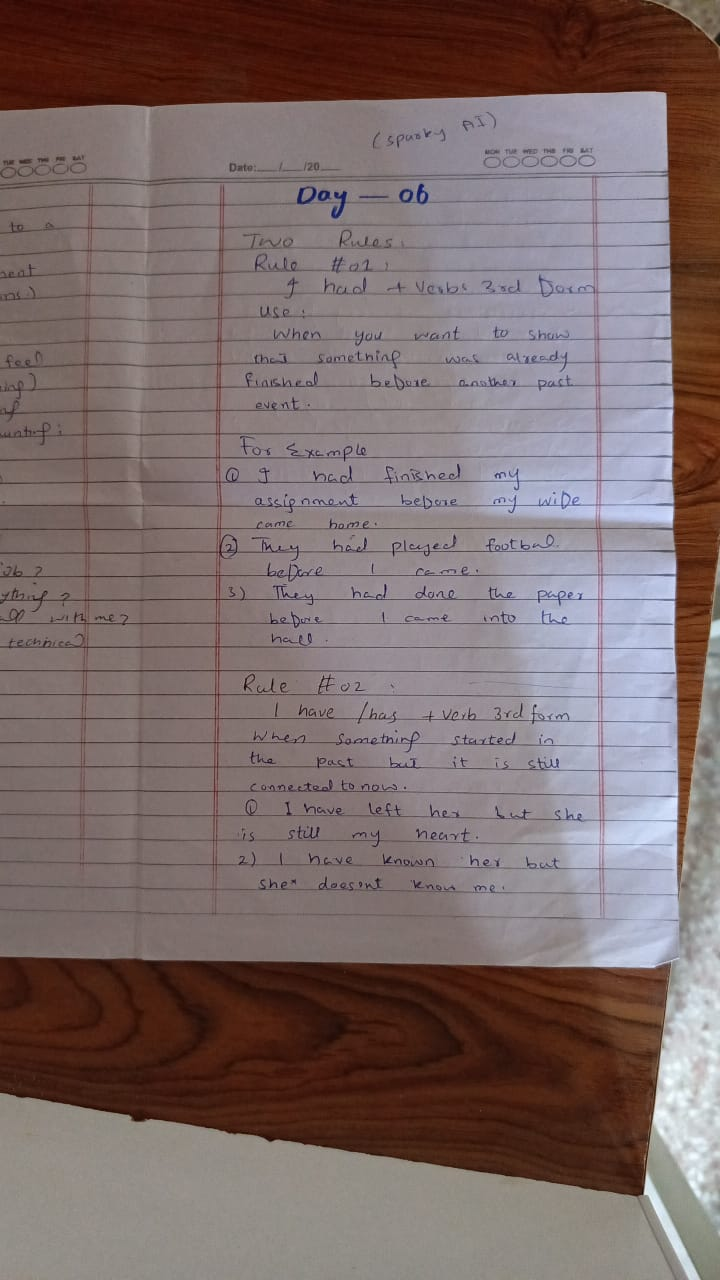
#> input picture Documents-Scanner/dataset/input_images/mydoc1.jpg, 720 x 1280 px; its folder holds only this picture in this run
$ python -i preprocessing.py   (imports and definitions only)
#> lines starting #> are read from the running program, lines starting #| are printed output that depends on the picture; after the words box and inside, x2 and y2 are one past the last pixel; in counts of white or black regions, pixels touching at a corner belong together
"""
preprocessing.py
=================

Image preprocessing utilities for the Professional AI Document Scanner.

This module is responsible for every operation that happens on the raw
input image *before* edge detection and contour analysis take place. It
covers image I/O, validation, geometric normalization (resizing), color
space conversion, denoising, thresholding, morphology and brightness /
contrast correction.

All functions are pure, stateless and side-effect free (they never mutate
the array passed in -- they always return a new array), which makes this
module safe to reuse across different pipelines (scanning, batch
processing, testing, etc).

Author: Senior Computer Vision Engineering Team
"""

from __future__ import annotations

import os
from dataclasses import dataclass
from typing import Optional, Tuple

import cv2
import numpy as np


# --------------------------------------------------------------------------- #
# Exceptions
# --------------------------------------------------------------------------- #

class ImageValidationError(Exception):
    """Raised when an input image fails validation checks."""


class ImageReadError(Exception):
    """Raised when an image cannot be read from disk."""


# --------------------------------------------------------------------------- #
# Data containers
# --------------------------------------------------------------------------- #

@dataclass(frozen=True)
class PreprocessResult:
    """
    Container holding the outputs of the preprocessing pipeline.

    Attributes:
        gray: Single-channel grayscale version of the resized image.
        blur: Denoised / blurred single-channel image used for edge
            detection.
        threshold: Binary thresholded image (document vs background).
        resized: The resized BGR image that all the above were derived
            from.
        resize_ratio: Ratio (original_height / resized_height) needed to
            scale detected coordinates back to the original image size.
    """

    gray: np.ndarray
    blur: np.ndarray
    threshold: np.ndarray
    resized: np.ndarray
    resize_ratio: float


# --------------------------------------------------------------------------- #
# Supported file extensions
# --------------------------------------------------------------------------- #

VALID_EXTENSIONS: Tuple[str, ...] = (
    ".jpg",
    ".jpeg",
    ".png",
    ".bmp",
    ".tiff",
    ".tif",
    ".webp",
)

MIN_IMAGE_DIMENSION: int = 50  # pixels, below this the image is unusable


# --------------------------------------------------------------------------- #
# Image I/O and validation
# --------------------------------------------------------------------------- #

# [30 lines left out: function validate_image_path, not called in this run]


def validate_image_array(image: Optional[np.ndarray]) -> None:
    """
    Validate that an in-memory image array is well formed and usable.

    Args:
        image: The image array to validate.

    Raises:
        ImageValidationError: If the image is None, empty, corrupted, or
            too small to be processed.
    """
    if image is None:
        raise ImageValidationError("Image is None. It may be corrupted or unreadable.")

    if not isinstance(image, np.ndarray):
        raise ImageValidationError("Image is not a valid NumPy array.")

    if image.size == 0:
        raise ImageValidationError("Image array is empty.")

    if image.ndim not in (2, 3):
        raise ImageValidationError(f"Unexpected image dimensionality: {image.ndim}.")

    height, width = image.shape[:2]
    if height < MIN_IMAGE_DIMENSION or width < MIN_IMAGE_DIMENSION:
        raise ImageValidationError(
            f"Image is too small ({width}x{height}). "
            f"Minimum required dimension is {MIN_IMAGE_DIMENSION}px."
        )


# [27 lines left out: function read_image, not called in this run]


# --------------------------------------------------------------------------- #
# Geometric normalization
# --------------------------------------------------------------------------- #

def resize_image(
    image: np.ndarray,
    target_height: int = 800,
) -> Tuple[np.ndarray, float]:
    """
    Resize an image so its height matches ``target_height`` while
    preserving aspect ratio. Working on a smaller, normalized image
    dramatically speeds up contour detection and makes the algorithm's
    behavior consistent across wildly different input resolutions.

    Args:
        image: Source BGR or grayscale image.
        target_height: Desired height in pixels after resizing.

    Returns:
        A tuple of (resized_image, ratio) where ``ratio`` is the factor
        needed to scale coordinates found in the resized image back to
        the original image's coordinate space (original / resized).

    Raises:
        ImageValidationError: If the image is invalid.
    """
    validate_image_array(image)

    original_height = image.shape[0]
    ratio = original_height / float(target_height)

    if ratio <= 0:
        ratio = 1.0

    new_width = int(image.shape[1] / ratio)
    new_height = target_height

    interpolation = cv2.INTER_AREA if ratio > 1 else cv2.INTER_CUBIC
    resized = cv2.resize(image, (new_width, new_height), interpolation=interpolation)

    return resized, ratio


# [16 lines left out: function resize_to_width, not called in this run]


# --------------------------------------------------------------------------- #
# Color space conversions
# --------------------------------------------------------------------------- #

def to_grayscale(image: np.ndarray) -> np.ndarray:
    """
    Convert a BGR image to single-channel grayscale. If the image is
    already grayscale, it is returned unchanged (copied).

    Args:
        image: BGR or grayscale image.

    Returns:
        Single-channel grayscale image.
    """
    validate_image_array(image)

    if image.ndim == 2:
        return image.copy()

    return cv2.cvtColor(image, cv2.COLOR_BGR2GRAY)


# --------------------------------------------------------------------------- #
# Blurring / denoising
# --------------------------------------------------------------------------- #

# [41 lines left out: functions apply_gaussian_blur, apply_median_blur, not called in this run]


def apply_bilateral_filter(
    image: np.ndarray,
    diameter: int = 9,
    sigma_color: float = 75,
    sigma_space: float = 75,
) -> np.ndarray:
    """
    Apply a bilateral filter, which smooths flat regions while keeping
    edges crisp. This is the preferred denoising step before edge
    detection because it does not blur document boundaries.

    Args:
        image: Input image.
        diameter: Diameter of each pixel neighborhood.
        sigma_color: Filter sigma in the color space.
        sigma_space: Filter sigma in the coordinate space.

    Returns:
        Filtered image.
    """
    validate_image_array(image)
    return cv2.bilateralFilter(image, diameter, sigma_color, sigma_space)


# [65 lines left out: functions reduce_noise, _ensure_odd_kernel, apply_adaptive_threshold, not called in this run]


def apply_otsu_threshold(image: np.ndarray) -> np.ndarray:
    """
    Apply Otsu's automatic global thresholding. Otsu determines the
    optimal threshold value that best separates foreground (document)
    from background based on the image histogram.

    Args:
        image: Single-channel grayscale image.

    Returns:
        Binary thresholded image.
    """
    validate_image_array(image)
    gray = to_grayscale(image)
    blurred = cv2.GaussianBlur(gray, (5, 5), 0)
    _, thresh = cv2.threshold(blurred, 0, 255, cv2.THRESH_BINARY + cv2.THRESH_OTSU)
    return thresh


# --------------------------------------------------------------------------- #
# Morphological operations
# --------------------------------------------------------------------------- #

# [21 lines left out: function morphological_opening, not called in this run]


def morphological_closing(
    image: np.ndarray,
    kernel_size: Tuple[int, int] = (5, 5),
    iterations: int = 1,
) -> np.ndarray:
    """
    Apply morphological closing (dilation followed by erosion) to seal
    small gaps in document edges caused by noise, shadows, or partial
    occlusion -- this helps produce a single continuous contour.

    Args:
        image: Input binary or grayscale image.
        kernel_size: Structuring element size.
        iterations: Number of times the operation is applied.

    Returns:
        Processed image.
    """
    validate_image_array(image)
    kernel = cv2.getStructuringElement(cv2.MORPH_RECT, kernel_size)
    return cv2.morphologyEx(image, cv2.MORPH_CLOSE, kernel, iterations=iterations)


# --------------------------------------------------------------------------- #
# Brightness / contrast normalization
# --------------------------------------------------------------------------- #

# [15 lines left out: function normalize_image, not called in this run]


def normalize_brightness(image: np.ndarray, target_mean: float = 128.0) -> np.ndarray:
    """
    Shift image brightness so that its mean intensity approaches
    ``target_mean``. Useful for correcting consistently dark or bright
    captures before thresholding.

    Args:
        image: Input grayscale or BGR image.
        target_mean: Desired mean pixel intensity (0-255).

    Returns:
        Brightness-corrected image, same dtype as input.
    """
    validate_image_array(image)

    gray_for_mean = to_grayscale(image)
    current_mean = float(np.mean(gray_for_mean))

    if current_mean <= 1e-6:
        return image.copy()

    shift = target_mean - current_mean
    corrected = image.astype(np.float32) + shift
    corrected = np.clip(corrected, 0, 255).astype(np.uint8)
    return corrected


def improve_contrast(image: np.ndarray, clip_limit: float = 2.0, tile_grid_size: Tuple[int, int] = (8, 8)) -> np.ndarray:
    """
    Improve local contrast using CLAHE (Contrast Limited Adaptive
    Histogram Equalization). This enhances text and edge visibility in
    documents with faded print or uneven lighting without amplifying
    noise as much as global histogram equalization would.

    Args:
        image: Input grayscale or BGR image.
        clip_limit: Threshold for contrast limiting.
        tile_grid_size: Size of the grid for the histogram equalization.

    Returns:
        Contrast-enhanced image. If input was BGR, output remains BGR.
    """
    validate_image_array(image)
    clahe = cv2.createCLAHE(clipLimit=clip_limit, tileGridSize=tile_grid_size)

    if image.ndim == 2:
        return clahe.apply(image)

    lab = cv2.cvtColor(image, cv2.COLOR_BGR2LAB)
    l_channel, a_channel, b_channel = cv2.split(lab)
    l_channel = clahe.apply(l_channel)
    merged = cv2.merge((l_channel, a_channel, b_channel))
    return cv2.cvtColor(merged, cv2.COLOR_LAB2BGR)


# --------------------------------------------------------------------------- #
# High-level pipeline
# --------------------------------------------------------------------------- #

def preprocess_image(
    image: np.ndarray,
    target_height: int = 800,
    use_bilateral: bool = True,
) -> PreprocessResult:
    """
    Run the full preprocessing pipeline used by the scanner before edge
    detection: resize -> grayscale -> denoise -> edge-ready threshold.

    Args:
        image: Raw BGR input image (already read from disk).
        target_height: Height to normalize the image to before
            processing, for speed and consistency.
        use_bilateral: If True, use an edge-preserving bilateral filter
            for denoising; otherwise fall back to Gaussian blur.

    Returns:
        A :class:`PreprocessResult` bundling every intermediate image
        needed downstream, plus the resize ratio for coordinate mapping.

    Raises:
        ImageValidationError: If the input image is invalid.
    """
    validate_image_array(image)

    resized, ratio = resize_image(image, target_height=target_height)

    gray = to_grayscale(resized)
    gray = normalize_brightness(gray)
    gray = improve_contrast(gray, clip_limit=2.0)

    if use_bilateral:
        blurred = apply_bilateral_filter(gray, diameter=9, sigma_color=75, sigma_space=75)
    else:
        blurred = apply_gaussian_blur(gray, kernel_size=(5, 5))

    threshold = apply_otsu_threshold(blurred)
    threshold = morphological_closing(threshold, kernel_size=(5, 5), iterations=1)

    return PreprocessResult(
        gray=gray,
        blur=blurred,
        threshold=threshold,
        resized=resized,
        resize_ratio=ratio,
    )

>>> import cv2
>>> picture = cv2.imread('../dataset/input_images/mydoc1.jpg')
#> picture is the input picture: shape (1280, 720, 3); mean B, G, R 107.2, 108.1, 124.6
>>> result = preprocess_image(picture)
#> in preprocess_image, `resized, ratio = resize_image(image, target_height=target_height)`: ratio = 1.6
#> in to_grayscale, `return cv2.cvtColor(image, cv2.COLOR_BGR2GRAY)`:
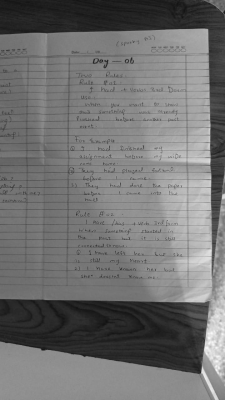
#> returned value: shape (800, 450) (shown at 1/2 size); min 17, max 252, mean 112.9
#> in normalize_brightness, `current_mean = float(np.mean(gray_for_mean))`: current_mean = 112.9
#> in normalize_brightness, `shift = target_mean - current_mean`: shift = 15.07
#> in improve_contrast, `return clahe.apply(image)`:
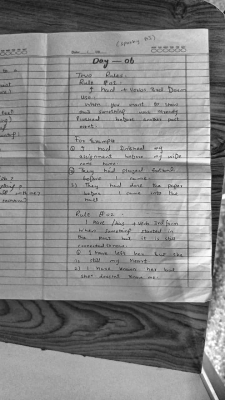
#> returned value: shape (800, 450) (shown at 1/2 size); min 15, max 255, mean 134.2
#> in apply_otsu_threshold, `blurred = cv2.GaussianBlur(gray, (5, 5), 0)`:
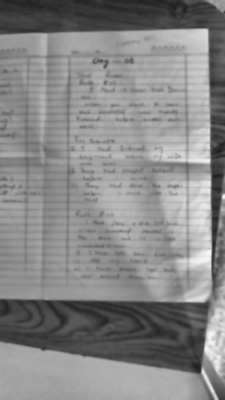
#> blurred: shape (800, 450) (shown at 1/2 size); min 31, max 247, mean 134.6
#> in apply_otsu_threshold, `_, thresh = cv2.threshold(blurred, 0, 255, cv2.THRESH_BINARY + cv2.THR..`:
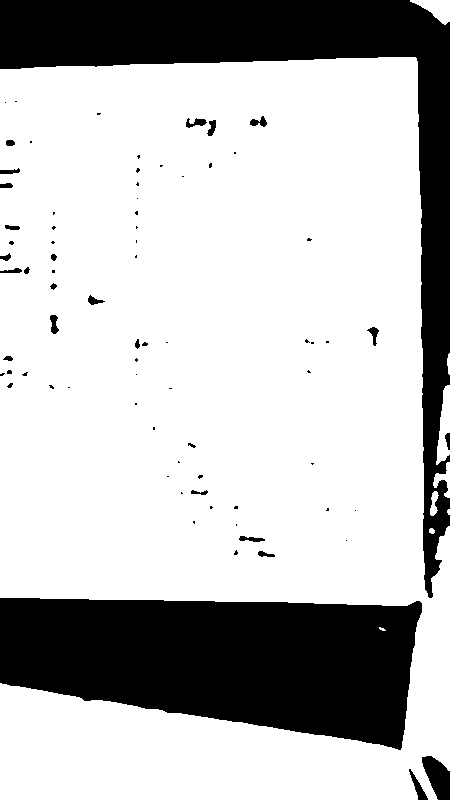
#> thresh: shape (800, 450); 74.8% white; 78 black regions (52 under 20 px), largest, box (x1, y1, x2, y2) and area: (0, 598, 422, 750) 47431, (0, 0, 450, 598) 40634, (422, 756, 450, 800) 802
#> in morphological_closing, `return cv2.morphologyEx(image, cv2.MORPH_CLOSE, kernel, iterations=ite..`:
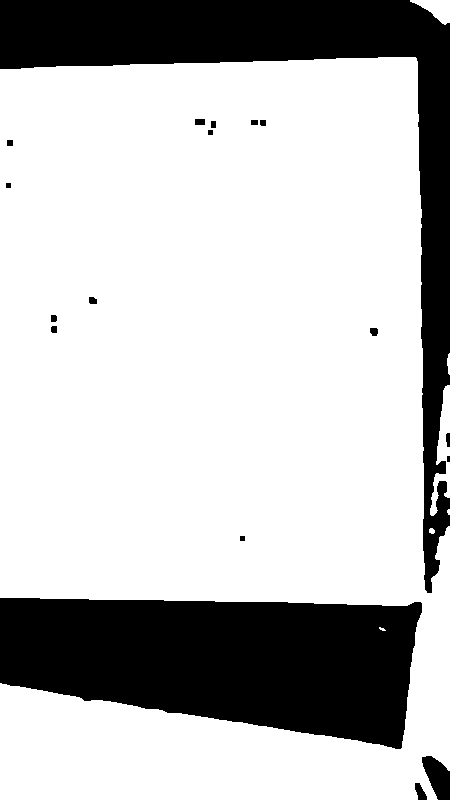
#> returned value: shape (800, 450); 75.2% white; 18 black regions (1 under 20 px), largest, box (x1, y1, x2, y2) and area: (0, 598, 422, 749) 47424, (0, 0, 450, 593) 40549, (422, 756, 450, 800) 802

$ run again, on Documents-Scanner/dataset/input_images/mydoc2.jpg
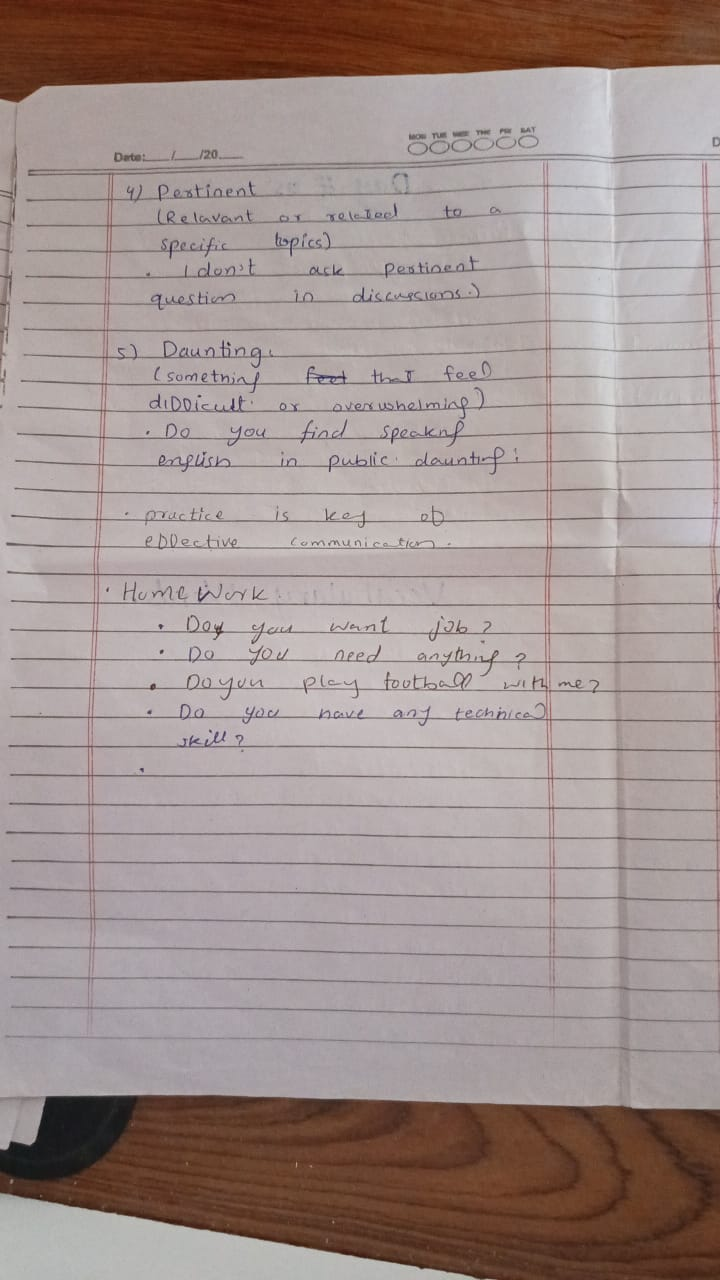
#> input picture Documents-Scanner/dataset/input_images/mydoc2.jpg, 720 x 1280 px
#> picture is the input picture: shape (1280, 720, 3); mean B, G, R 144, 147, 161.9
#> in preprocess_image, `resized, ratio = resize_image(image, target_height=target_height)`: ratio = 1.6
#> current_mean = 151.1
#> shift = -23.12
#> in apply_otsu_threshold, `_, thresh = cv2.threshold(blurred, 0, 255, cv2.THRESH_BINARY + cv2.THR..`:
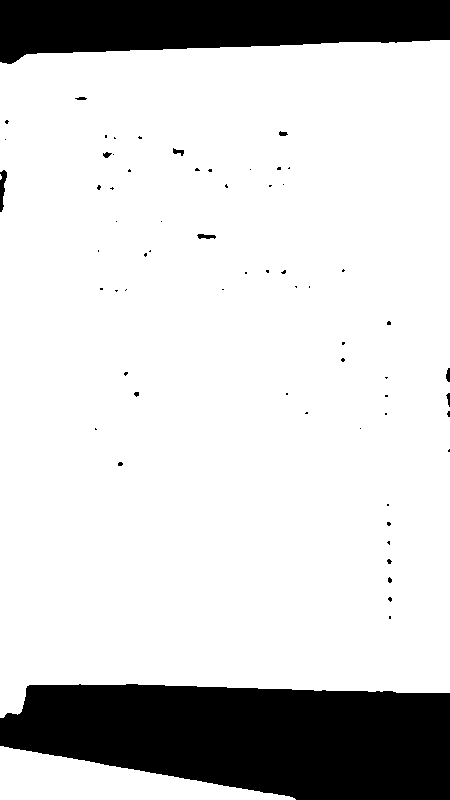
#> thresh: shape (800, 450); 82.3% white; 64 black regions (54 under 20 px), largest, box (x1, y1, x2, y2) and area: (0, 684, 450, 800) 41372, (0, 0, 450, 64) 21445, (0, 170, 7, 212) 171
#> in morphological_closing, `return cv2.morphologyEx(image, cv2.MORPH_CLOSE, kernel, iterations=ite..`:
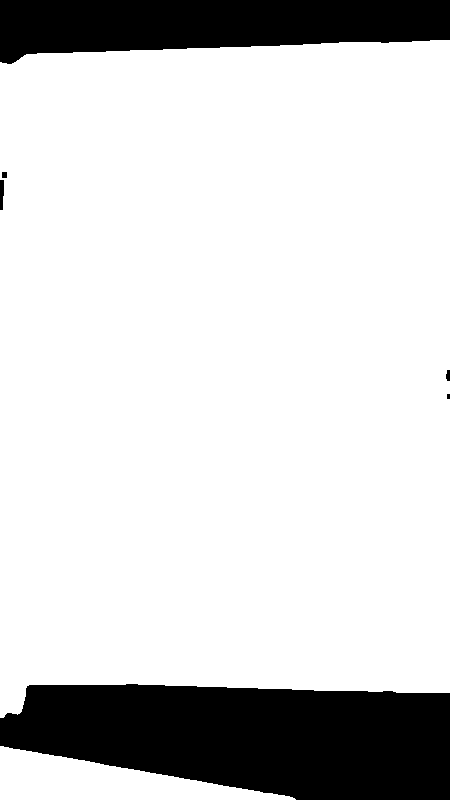
#> returned value: shape (800, 450); 82.5% white; 6 black regions (1 under 20 px), largest, box (x1, y1, x2, y2) and area: (0, 684, 450, 800) 41362, (0, 0, 450, 64) 21443, (0, 180, 4, 210) 106, (446, 370, 450, 381) 38, (2, 172, 7, 178) 30
